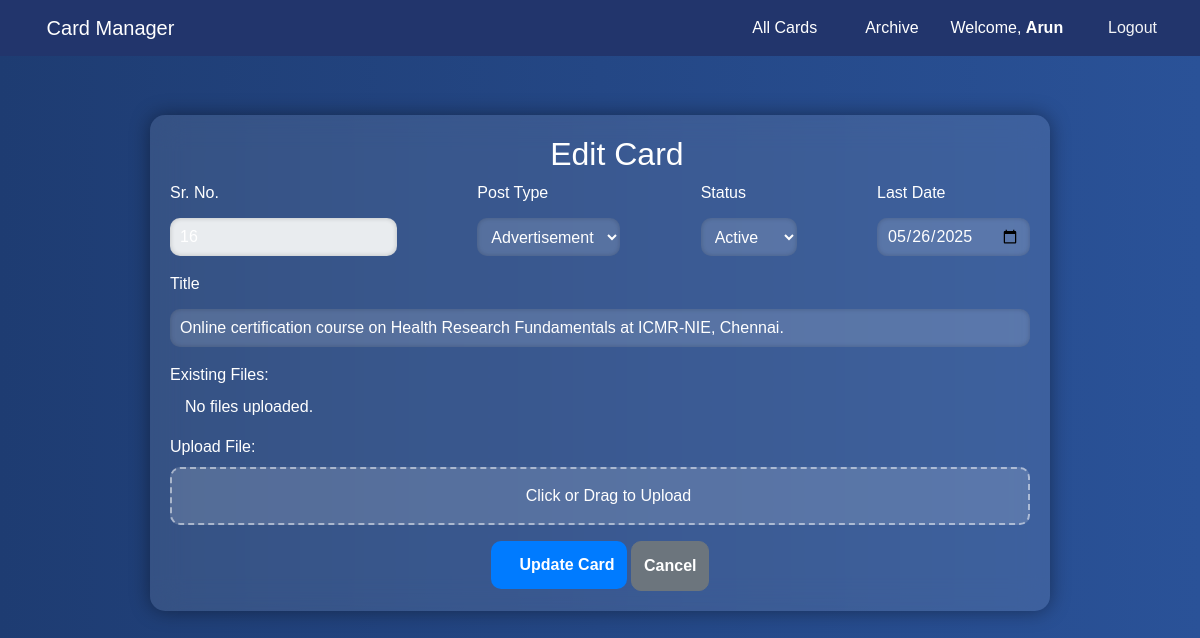
Screenshot of /edit/46/ (signed in) with the database file from the repository.
### task_report_app/models.py (models this page shows, shortened)
class Task(models.Model):
    serial_number = models.IntegerField(unique=True, blank=True, null=True)
    title = models.CharField(max_length=250)
    post_type = models.CharField(max_length=50, choices=PostType.choices, default=PostType.Advertisement)
    status = models.CharField(max_length=50, choices=Status.choices, default=Status.Active)
    created_at = models.DateField(auto_now_add=True)
    updated_at = models.DateField(auto_now=True)
    last_date = models.DateField(null=True, blank=True)
    is_archived = models.BooleanField(default=False)
    author = models.ForeignKey(User, on_delete=models.CASCADE, related_name='tasks')

### task_report_app/views.py (the view, shortened to what this page needs)
# urls.py: path('edit/<int:card_id>/', views.edit_card, name='edit_card'),
@login_required
def edit_card(request, card_id):
    card = get_object_or_404(Task, id=card_id)
    if request.user != card.author and not request.user.is_superuser:
        messages.error(request, "You do not have permission to edit this card.")
        return redirect("card_list")
    return render(request, 'edit_card.html', {'card': card})

### task_report_app/templates/edit_card.html (shortened to what this page needs)
{% extends 'base.html' %}
{% block content %}
<div class="glass-card">
    <h2 class="text-center text-white"><i class="fas fa-edit"></i> Edit Card</h2>
    <form method="POST" enctype="multipart/form-data">
                    <div class="d-flex justify-content-between">
                        <div class="mb-3">
                            <label for="serial_number" class="form-label">Sr. No.</label>
                            <input type="number" class="form-control" id="serial_number" name="serial_number"
                                value="{{ card.serial_number }}" readonly>
                        </div>
                        <div class="mb-3">
                            <label for="post_type" class="form-label">Post Type</label>
                            <select class="form-control" id="post_type" name="post_type" required>
                                <option value="Advertisement" {% if card.post_type == "Advertisement" %}selected{% endif %}>Advertisement</option>
                            </select>
                        </div>
                        <div class="mb-3">
                            <label for="status" class="form-label">Status</label>
                            <select class="form-control" id="status" name="status" required>
                                <option value="Active" {% if card.status == "Active" %}selected{% endif %}>Active</option>
                            </select>
                        </div>
                        <div class="mb-3">
                            <label for="last_date" class="form-label">Last Date</label>
                            <input type="date" class="form-control" id="last_date" name="last_date"
                                value="{{ card.last_date|date:'Y-m-d' }}">
                        </div>
                    </div>
                    <div class="mb-3">
                        <label for="title" class="form-label">Title</label>
                        <input type="text" class="form-control" id="title" name="title"
                               value="{{ card.title }}" required>
                    </div>
                    <div class="mb-3">
                        <label for="existing_files" class="form-label">Existing Files:</label>
                        <div class="container">
                        {% if card.uploaded_files.count > 0 %}
                            <ul>
                                {% for uploaded_file in card.uploaded_files.all %}
                                    <li>
                                        <a href="{{ uploaded_file.file.url }}" target="_blank">{{ uploaded_file.file.name }}</a>
                                        <input type="checkbox" name="delete_files" value="{{ uploaded_file.id }}"> Delete
                                    </li>
                                {% endfor %}
                            </ul>
                        {% else %}
                            <p>No files uploaded.</p>
                        {% endif %}
                        </div>
                    </div>
        <div class="mb-3">
            <label class="form-label">Upload File:</label>
            <div class="upload-container" id="uploadBox">
                <i class="fas fa-upload"></i> Click or Drag to Upload
            </div>
        </div>
                     <div class="text-center">
                        <button type="submit" href="{% url 'card_list' %}" class="btn-primary"><i class="fas fa-save me-1"></i> Update Card</button>
                        <a href="{% url 'card_list' %}" class="btn btn-secondary">Cancel</a>
                    </div>
                </form>
</div>
{% endblock %}

### task_report_app/templates/base.html (shortened to what this page needs)
{% load static %}
<!DOCTYPE html>
<html lang="en">
<head>
    <link rel="stylesheet" href="/static/css/styles.css">
    <link rel="stylesheet" href="/static/bootstrap/bootstrap.min.css">
    <link rel="stylesheet" href="/static/fontawesome/css/all.min.css">
</head>
<body>
    <nav class="navbar navbar-expand-lg navbar-dark mb-4" style="background-color: #22356c;">
        <div class="container-fluid">
            <a class="navbar-brand" href="{% url 'card_list' %}">
                <i class="fas fa-layer-group me-2"></i>Card Manager
            </a>
            <div class="collapse navbar-collapse justify-content-end" id="navbarNav">
                <a class="navbar-brand" id="toggleReader"><i class="fa-solid fa-person-chalkboard"></i></a>
                <a class="nav-item nav-link" href="{% url 'card_list' %}">
                    <i class="fas fa-th-list"></i> All Cards
                </a>
                <a href="{% url 'archive' %}" class="nav-item nav-link">
                    <i class="fa-solid fa-box-archive"></i>
                    Archive
                </a>
                {% if request.user.is_authenticated %}
                    <span class="nav-item nav-link me-3">Welcome, <b class="text-capitalize">{{ request.user.username }}</b></span>
                    <form action="{% url 'logout' %}" method="post" class="nav-item">
                        <button type="submit" class="btn btn-logout">
                            <i class="fas fa-sign-out-alt"></i> Logout
                        </button>
                    </form>
                {% else %}
                    <a class="nav-item nav-link" href="{% url 'login' %}?next={{ request.path }}">
                        <i class="fa-solid fa-user"></i> Login
                    </a>
                {% endif %}
            </div>
        </div>
    </nav>
    <div class="container">
        {% block content %}{% endblock %}
    </div>
</body>
</html>

### task_report_app/static/css/styles.css (style rules this page uses)
:root { --primary-50: #f0f9ff; --primary-100: #e0f2fe; --primary-200: #bae6fd; --primary-300: #7dd3fc; --primary-400: #38bdf8; --primary-500: #0ea5e9; --primary-600: #0284c7; --primary-700: #0369a1; --primary-800: #075985; --primary-900: #0c4a6e; --gray-50: #f9fafb; --gray-100: #f3f4f6; --gray-200: #e5e7eb; --gray-300: #d1d5db; --gray-400: #9ca3af; --gray-500: #6b7280; --gray-600: #4b5563; --gray-700: #374151; --gray-800: #1f2937; --gray-900: #111827; --success-500: #10b981; --warning-500: #f59e0b; --error-500: #ef4444; --font-sans: 'Inter', 'Segoe UI', Roboto, sans-serif; --font-mono: 'Roboto Mono', monospace; --font-serif: 'Georgia', serif; --text-xs: 0.75rem; --text-sm: 0.875rem; --text-base: 1rem; --text-lg: 1.125rem; --text-xl: 1.25rem; --text-2xl: 1.5rem; --text-3xl: 1.875rem; --text-4xl: 2.25rem; --text-5xl: 3rem; --font-light: 300; --font-normal: 400; --font-medium: 500; --font-semibold: 600; --font-bold: 700; --space-0: 0; --space-1: 0.25rem; --space-2: 0.5rem; --space-3: 0.75rem; --space-4: 1rem; --space-5: 1.25rem; --space-6: 1.5rem; --space-8: 2rem; --space-10: 2.5rem; --space-12: 3rem; --space-16: 4rem; --space-20: 5rem; --space-24: 6rem; --shadow-sm: 0 1px 2px 0 rgb(0 0 0 / 0.05); --shadow: 0 1px 3px 0 rgb(0 0 0 / 0.1), 0 1px 2px -1px rgb(0 0 0 / 0.1); --shadow-md: 0 4px 6px -1px rgb(0 0 0 / 0.1), 0 2px 4px -2px rgb(0 0 0 / 0.1); --shadow-lg: 0 10px 15px -3px rgb(0 0 0 / 0.1), 0 4px 6px -4px rgb(0 0 0 / 0.1); --rounded-none: 0; --rounded-sm: 0.125rem; --rounded: 0.25rem; --rounded-md: 0.375rem; --rounded-lg: 0.5rem; --rounded-xl: 0.75rem; --rounded-full: 9999px; --transition-fast: 150ms; --transition-normal: 300ms; --transition-slow: 500ms; }
*, *::before, *::after { box-sizing: border-box; margin: 0; padding: 0; }
html { scroll-behavior: smooth; }
body { font-family: var(--font-sans); line-height: 1.5; color: var(--gray-800); background-color: var(--gray-50); }
h1, h2, h3, h4, h5, h6 { font-weight: var(--font-bold); line-height: 1.2; margin-bottom: var(--space-2); }
a { color: var(--primary-600); text-decoration: none; transition: color var(--transition-fast) ease; }
button { cursor: pointer; font-family: inherit; }
.container { width: 100%; max-width: 1200px; margin-left: auto; margin-right: auto; padding-left: var(--space-4); padding-right: var(--space-4); }
.text-center { text-align: center; }
h2 { color: #333; }
.nav-link { color: #fff; }
.form-control { width: 100%; padding: 10px; margin-top: 5px; border: 1px solid #ccc; border-radius: 5px; }
.btn-logout { color: #f3f4f6; }

### task_report_app/templates/edit_card.html (style rules this page uses)
body { background: linear-gradient(to right, #1e3c72, #2a5298); font-family: "Poppins", sans-serif; color: white; }
.glass-card { max-width: 900px; margin: 5% auto; padding: 20px; background: rgba(255, 255, 255, 0.1); border-radius: 15px; backdrop-filter: blur(15px); box-shadow: 0 0 20px rgba(0, 0, 0, 0.4); transition: all 0.3s ease-in-out; }
.form-control { background: rgba(255, 255, 255, 0.15); border: none; color: white; font-size: 16px; padding: 10px; border-radius: 10px; box-shadow: inset 0 0 5px rgba(0, 0, 0, 0.2); }
.form-control::placeholder { color: rgba(255, 255, 255, 0.6); }
.btn-primary, .btn-secondary { font-weight: bold; font-size: 16px; padding: 12px; border-radius: 10px; transition: all 0.3s ease-in-out; }
.upload-container { text-align: center; cursor: pointer; padding: 15px; border-radius: 10px; background: rgba(255, 255, 255, 0.15); border: 2px dashed rgba(255, 255, 255, 0.5); transition: all 0.3s ease-in-out; }

### rows the page displays
Task: serial_number "16", post_type "Advertisement", status "Active", last_date "05/26/2025", title "Online certification course on Health Research Fundamentals at ICMR-NIE, Chennai."

### other values shown
{{ request.user.username }} "Arun"
